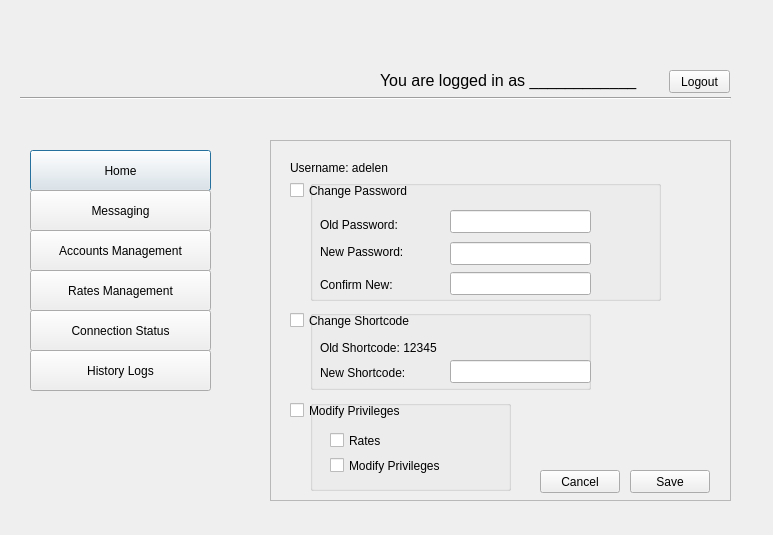
<?xml version="1.0" encoding="UTF-8"?>
<ui version="4.0">
 <class>AccountsManagement</class>
 <widget class="QDialog" name="AccountsManagement">
  <property name="geometry">
   <rect>
    <x>0</x>
    <y>0</y>
    <width>773</width>
    <height>535</height>
   </rect>
  </property>
  <property name="windowTitle">
   <string>Dialog</string>
  </property>
  <widget class="QPushButton" name="pushButton_2">
   <property name="geometry">
    <rect>
     <x>30</x>
     <y>150</y>
     <width>181</width>
     <height>41</height>
    </rect>
   </property>
   <property name="text">
    <string>Home</string>
   </property>
  </widget>
  <widget class="QPushButton" name="pushButton_5">
   <property name="geometry">
    <rect>
     <x>30</x>
     <y>270</y>
     <width>181</width>
     <height>41</height>
    </rect>
   </property>
   <property name="text">
    <string>Rates Management</string>
   </property>
  </widget>
  <widget class="QPushButton" name="pushButton_6">
   <property name="geometry">
    <rect>
     <x>30</x>
     <y>310</y>
     <width>181</width>
     <height>41</height>
    </rect>
   </property>
   <property name="text">
    <string>Connection Status</string>
   </property>
  </widget>
  <widget class="QPushButton" name="pushButton_7">
   <property name="geometry">
    <rect>
     <x>30</x>
     <y>350</y>
     <width>181</width>
     <height>41</height>
    </rect>
   </property>
   <property name="text">
    <string>History Logs</string>
   </property>
  </widget>
  <widget class="Line" name="line">
   <property name="geometry">
    <rect>
     <x>20</x>
     <y>90</y>
     <width>711</width>
     <height>16</height>
    </rect>
   </property>
   <property name="orientation">
    <enum>Qt::Horizontal</enum>
   </property>
  </widget>
  <widget class="QPushButton" name="pushButton">
   <property name="geometry">
    <rect>
     <x>669</x>
     <y>70</y>
     <width>61</width>
     <height>23</height>
    </rect>
   </property>
   <property name="text">
    <string>Logout</string>
   </property>
  </widget>
  <widget class="QPushButton" name="pushButton_3">
   <property name="geometry">
    <rect>
     <x>30</x>
     <y>190</y>
     <width>181</width>
     <height>41</height>
    </rect>
   </property>
   <property name="text">
    <string>Messaging</string>
   </property>
  </widget>
  <widget class="QPushButton" name="pushButton_4">
   <property name="geometry">
    <rect>
     <x>30</x>
     <y>230</y>
     <width>181</width>
     <height>41</height>
    </rect>
   </property>
   <property name="text">
    <string>Accounts Management</string>
   </property>
  </widget>
  <widget class="QLabel" name="label">
   <property name="geometry">
    <rect>
     <x>10</x>
     <y>20</y>
     <width>201</width>
     <height>81</height>
    </rect>
   </property>
   <property name="text">
    <string/>
   </property>
   <property name="pixmap">
    <pixmap resource="imgresource.qrc">:/images/logo.png</pixmap>
   </property>
   <property name="scaledContents">
    <bool>true</bool>
   </property>
  </widget>
  <widget class="QLabel" name="label_2">
   <property name="geometry">
    <rect>
     <x>380</x>
     <y>70</y>
     <width>271</width>
     <height>20</height>
    </rect>
   </property>
   <property name="font">
    <font>
     <pointsize>12</pointsize>
    </font>
   </property>
   <property name="text">
    <string>You are logged in as ____________</string>
   </property>
  </widget>
  <widget class="QFrame" name="acctmgmt_frame">
   <property name="geometry">
    <rect>
     <x>270</x>
     <y>140</y>
     <width>461</width>
     <height>361</height>
    </rect>
   </property>
   <property name="frameShape">
    <enum>QFrame::StyledPanel</enum>
   </property>
   <property name="frameShadow">
    <enum>QFrame::Raised</enum>
   </property>
   <widget class="QLabel" name="label_6">
    <property name="geometry">
     <rect>
      <x>20</x>
      <y>20</y>
      <width>291</width>
      <height>16</height>
     </rect>
    </property>
    <property name="text">
     <string>Username: adelen</string>
    </property>
   </widget>
   <widget class="QCheckBox" name="changepass_checkbox">
    <property name="geometry">
     <rect>
      <x>20</x>
      <y>40</y>
      <width>221</width>
      <height>21</height>
     </rect>
    </property>
    <property name="text">
     <string>Change Password</string>
    </property>
   </widget>
   <widget class="QCheckBox" name="changeshortcode_checkbox">
    <property name="geometry">
     <rect>
      <x>20</x>
      <y>170</y>
      <width>211</width>
      <height>21</height>
     </rect>
    </property>
    <property name="text">
     <string>Change Shortcode</string>
    </property>
   </widget>
   <widget class="QGroupBox" name="groupBox">
    <property name="geometry">
     <rect>
      <x>40</x>
      <y>40</y>
      <width>351</width>
      <height>121</height>
     </rect>
    </property>
    <property name="title">
     <string/>
    </property>
    <widget class="QLineEdit" name="confirmnewpassword_line">
     <property name="geometry">
      <rect>
       <x>140</x>
       <y>92</y>
       <width>141</width>
       <height>23</height>
      </rect>
     </property>
    </widget>
    <widget class="QLabel" name="label_7">
     <property name="geometry">
      <rect>
       <x>10</x>
       <y>64</y>
       <width>121</width>
       <height>16</height>
      </rect>
     </property>
     <property name="text">
      <string>New Password:</string>
     </property>
    </widget>
    <widget class="QLabel" name="label_8">
     <property name="geometry">
      <rect>
       <x>10</x>
       <y>94</y>
       <width>131</width>
       <height>21</height>
      </rect>
     </property>
     <property name="text">
      <string>Confirm New:</string>
     </property>
    </widget>
    <widget class="QLineEdit" name="newpassword_line">
     <property name="geometry">
      <rect>
       <x>140</x>
       <y>62</y>
       <width>141</width>
       <height>23</height>
      </rect>
     </property>
    </widget>
    <widget class="QLabel" name="label_9">
     <property name="geometry">
      <rect>
       <x>10</x>
       <y>34</y>
       <width>121</width>
       <height>21</height>
      </rect>
     </property>
     <property name="text">
      <string>Old Password:</string>
     </property>
    </widget>
    <widget class="QLineEdit" name="oldpasswordline">
     <property name="geometry">
      <rect>
       <x>140</x>
       <y>30</y>
       <width>141</width>
       <height>23</height>
      </rect>
     </property>
    </widget>
   </widget>
   <widget class="QGroupBox" name="groupBox_2">
    <property name="geometry">
     <rect>
      <x>40</x>
      <y>170</y>
      <width>281</width>
      <height>80</height>
     </rect>
    </property>
    <property name="title">
     <string/>
    </property>
    <widget class="QLineEdit" name="newshortcode_line">
     <property name="geometry">
      <rect>
       <x>140</x>
       <y>50</y>
       <width>141</width>
       <height>23</height>
      </rect>
     </property>
    </widget>
    <widget class="QLabel" name="oldshortcode_label">
     <property name="geometry">
      <rect>
       <x>10</x>
       <y>30</y>
       <width>221</width>
       <height>16</height>
      </rect>
     </property>
     <property name="text">
      <string>Old Shortcode: 12345</string>
     </property>
    </widget>
    <widget class="QLabel" name="label_11">
     <property name="geometry">
      <rect>
       <x>10</x>
       <y>55</y>
       <width>151</width>
       <height>16</height>
      </rect>
     </property>
     <property name="text">
      <string>New Shortcode:</string>
     </property>
    </widget>
   </widget>
   <widget class="QGroupBox" name="groupBox_3">
    <property name="geometry">
     <rect>
      <x>40</x>
      <y>260</y>
      <width>201</width>
      <height>91</height>
     </rect>
    </property>
    <property name="title">
     <string/>
    </property>
    <widget class="QCheckBox" name="checkBox_4">
     <property name="geometry">
      <rect>
       <x>20</x>
       <y>30</y>
       <width>85</width>
       <height>21</height>
      </rect>
     </property>
     <property name="text">
      <string>Rates</string>
     </property>
    </widget>
    <widget class="QCheckBox" name="checkBox_5">
     <property name="geometry">
      <rect>
       <x>20</x>
       <y>55</y>
       <width>211</width>
       <height>21</height>
      </rect>
     </property>
     <property name="text">
      <string>Modify Privileges</string>
     </property>
    </widget>
   </widget>
   <widget class="QCheckBox" name="modifypriv_checkbox">
    <property name="geometry">
     <rect>
      <x>20</x>
      <y>260</y>
      <width>231</width>
      <height>21</height>
     </rect>
    </property>
    <property name="text">
     <string>Modify Privileges</string>
    </property>
   </widget>
   <widget class="QPushButton" name="pushButton_8">
    <property name="geometry">
     <rect>
      <x>360</x>
      <y>330</y>
      <width>80</width>
      <height>23</height>
     </rect>
    </property>
    <property name="text">
     <string>Save</string>
    </property>
   </widget>
   <widget class="QPushButton" name="pushButton_9">
    <property name="geometry">
     <rect>
      <x>270</x>
      <y>330</y>
      <width>80</width>
      <height>23</height>
     </rect>
    </property>
    <property name="text">
     <string>Cancel</string>
    </property>
   </widget>
  </widget>
 </widget>
 <resources>
  <include location="imgresource.qrc"/>
 </resources>
 <connections/>
</ui>
